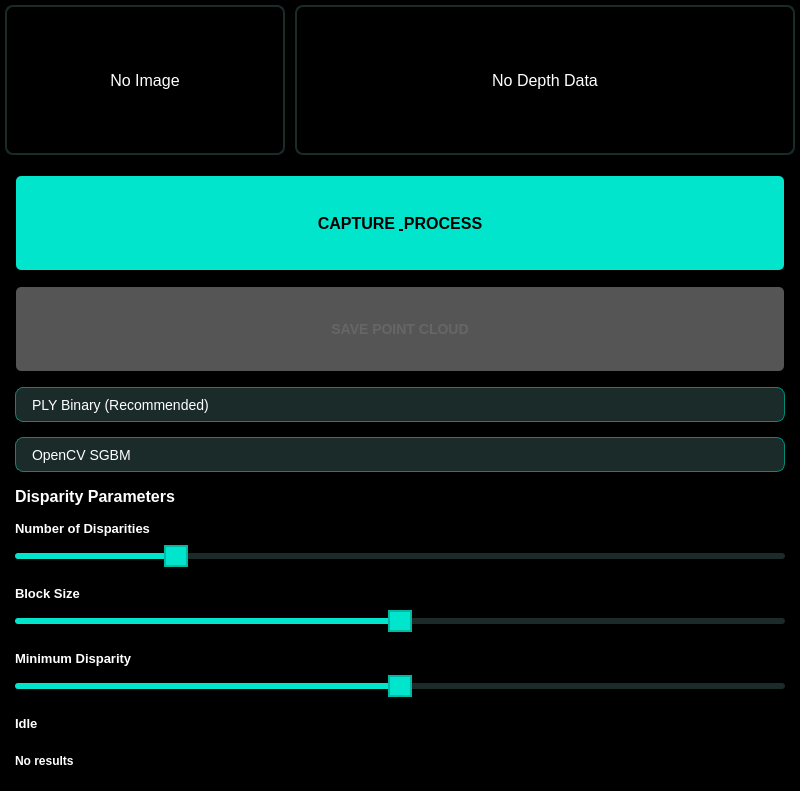
<?xml version="1.0" encoding="UTF-8"?>
<ui version="4.0">
 <class>DepthTestWidget</class>
 <widget class="QWidget" name="DepthTestWidget">
  <property name="geometry">
   <rect>
    <x>0</x>
    <y>0</y>
    <width>800</width>
    <height>400</height>
   </rect>
  </property>
  <property name="windowTitle">
   <string>Depth Test</string>
  </property>
  <property name="styleSheet">
   <string notr="true">/* Supernova-tech Design System */
QWidget#DepthTestWidget {
    background-color: #000000;
    color: #FFFFFF;
    font-family: "Inter", sans-serif;
}

/* Supernova-tech Sliders */
QSlider::groove:horizontal {
    background: #1A2B2A;
    height: 6px;
    border-radius: 3px;
}

QSlider::handle:horizontal {
    background: #00E5CC;
    border: 2px solid #00B8A3;
    width: 20px;
    height: 20px;
    border-radius: 12px;
    margin: -8px 0;
}

QSlider::handle:horizontal:hover {
    background: #00B8A3;
    border: 2px solid #00E5CC;
}

QSlider::handle:horizontal:pressed {
    background: #008B7A;
}

QSlider::sub-page:horizontal {
    background: #00E5CC;
    border-radius: 3px;
}

/* Supernova-tech ComboBox */
QComboBox {
    background: #1A2B2A;
    color: #FFFFFF;
    border: 1px solid #008B7A;
    border-radius: 8px;
    padding: 8px 16px;
    font-size: 14px;
    font-weight: 400;
}

QComboBox:hover {
    border: 2px solid #00E5CC;
    background: #1A2B2A;
}

QComboBox::drop-down {
    border: none;
    width: 30px;
}

QComboBox::down-arrow {
    image: none;
    border-left: 5px solid transparent;
    border-right: 5px solid transparent;
    border-top: 5px solid #00E5CC;
    margin-right: 5px;
}

QComboBox QAbstractItemView {
    background: #1A2B2A;
    color: #FFFFFF;
    border: 2px solid #008B7A;
    selection-background-color: #00E5CC;
    selection-color: #000000;
}</string>
  </property>
  <layout class="QVBoxLayout" name="main_layout">
   <property name="spacing">
    <number>10</number>
   </property>
   <property name="leftMargin">
    <number>5</number>
   </property>
   <property name="topMargin">
    <number>5</number>
   </property>
   <property name="rightMargin">
    <number>5</number>
   </property>
   <property name="bottomMargin">
    <number>5</number>
   </property>
   <item>
    <layout class="QHBoxLayout" name="content_layout">
     <property name="spacing">
      <number>15</number>
     </property>
     <item>
      <layout class="QVBoxLayout" name="visualization_layout">
       <property name="spacing">
        <number>10</number>
       </property>
       <item>
        <layout class="QHBoxLayout" name="images_layout">
         <property name="spacing">
          <number>10</number>
         </property>
         <item>
          <layout class="QVBoxLayout" name="left_image_layout">
           <item>
            <widget class="QLabel" name="left_image_label">
             <property name="minimumSize">
              <size>
               <width>250</width>
               <height>150</height>
              </size>
             </property>
             <property name="font">
              <font>
               <pointsize>12</pointsize>
              </font>
             </property>
             <property name="styleSheet">
              <string notr="true">/* Supernova-tech Camera Preview */
background: #000000;
border: 2px solid #1A2B2A;
border-radius: 8px;
color: #FFFFFF;</string>
             </property>
             <property name="text">
              <string>No Image</string>
             </property>
             <property name="alignment">
              <set>Qt::AlignmentFlag::AlignCenter</set>
             </property>
            </widget>
           </item>
          </layout>
         </item>
         <item>
          <layout class="QVBoxLayout" name="right_image_layout">
           <item>
            <widget class="QLabel" name="depth_image_label">
             <property name="minimumSize">
              <size>
               <width>500</width>
               <height>150</height>
              </size>
             </property>
             <property name="font">
              <font>
               <pointsize>12</pointsize>
              </font>
             </property>
             <property name="styleSheet">
              <string notr="true">/* Supernova-tech Depth Display */
background: #000000;
border: 2px solid #1A2B2A;
border-radius: 8px;
color: #FFFFFF;</string>
             </property>
             <property name="text">
              <string>No Depth Data</string>
             </property>
             <property name="alignment">
              <set>Qt::AlignmentFlag::AlignCenter</set>
             </property>
            </widget>
           </item>
          </layout>
         </item>
        </layout>
       </item>
       <item>
        <layout class="QVBoxLayout" name="depth_layout">
         <item>
          <layout class="QVBoxLayout" name="controls_layout">
           <property name="spacing">
            <number>15</number>
           </property>
           <property name="leftMargin">
            <number>10</number>
           </property>
           <property name="topMargin">
            <number>10</number>
           </property>
           <property name="rightMargin">
            <number>10</number>
           </property>
           <property name="bottomMargin">
            <number>10</number>
           </property>
           <item>
            <widget class="QPushButton" name="capture_button">
             <property name="minimumSize">
              <size>
               <width>0</width>
               <height>50</height>
              </size>
             </property>
             <property name="font">
              <font>
               <pointsize>12</pointsize>
               <weight>87</weight>
              </font>
             </property>
             <property name="styleSheet">
              <string notr="true">/* Supernova-tech Primary Button */
QPushButton#capture_button {
    background: #00E5CC;
    color: #000000;
    border: 2px solid transparent;
    border-radius: 6px;
    padding: 16px 24px;
    min-height: 60px;
    font-weight: 500;
    font-size: 16px;
    font-family: "Inter", sans-serif;
}

QPushButton#capture_button:hover {
    background: #00FFE6;
    border: 2px solid #00E5CC;
}

QPushButton#capture_button:pressed {
    background: #00B8A3;
}

QPushButton#capture_button:disabled {
    background: #555555;
    color: #666666;
    border: 2px solid transparent;
}</string>
             </property>
             <property name="text">
              <string>CAPTURE &amp; PROCESS</string>
             </property>
            </widget>
           </item>
           <item>
            <widget class="QPushButton" name="save_pointcloud_button">
             <property name="minimumSize">
              <size>
               <width>0</width>
               <height>50</height>
              </size>
             </property>
             <property name="font">
              <font>
               <pointsize>12</pointsize>
               <weight>87</weight>
              </font>
             </property>
             <property name="styleSheet">
              <string notr="true">/* Supernova-tech Success Button */
QPushButton#save_pointcloud_button {
    background: #00FF88;
    color: #000000;
    border: 2px solid transparent;
    border-radius: 6px;
    padding: 16px 24px;
    min-height: 50px;
    font-weight: 500;
    font-size: 14px;
    font-family: "Inter", sans-serif;
}

QPushButton#save_pointcloud_button:hover {
    background: #33FFAA;
    border: 2px solid #00FF88;
}

QPushButton#save_pointcloud_button:pressed {
    background: #00CC66;
}

QPushButton#save_pointcloud_button:disabled {
    background: #555555;
    color: #666666;
    border: 2px solid transparent;
}</string>
             </property>
             <property name="text">
              <string>SAVE POINT CLOUD</string>
             </property>
             <property name="enabled">
              <bool>false</bool>
             </property>
            </widget>
           </item>
           <item>
            <widget class="QComboBox" name="export_format_combo">
             <property name="minimumSize">
              <size>
               <width>0</width>
               <height>35</height>
              </size>
             </property>
             <property name="font">
              <font>
               <pointsize>11</pointsize>
              </font>
             </property>
             <property name="styleSheet">
              <string notr="true">/* Custom style handled by parent widget */


</string>
             </property>
             <property name="enabled">
              <bool>false</bool>
             </property>
             <item>
              <property name="text">
               <string>PLY Binary (Recommended)</string>
              </property>
             </item>
             <item>
              <property name="text">
               <string>PLY ASCII</string>
              </property>
             </item>
             <item>
              <property name="text">
               <string>PCD Binary</string>
              </property>
             </item>
             <item>
              <property name="text">
               <string>PCD ASCII</string>
              </property>
             </item>
             <item>
              <property name="text">
               <string>OBJ (Mesh)</string>
              </property>
             </item>
             <item>
              <property name="text">
               <string>XYZ (Points Only)</string>
              </property>
             </item>
            </widget>
           </item>
           <item>
            <widget class="QComboBox" name="algorithm_combo">
             <property name="minimumSize">
              <size>
               <width>0</width>
               <height>35</height>
              </size>
             </property>
             <property name="font">
              <font>
               <pointsize>11</pointsize>
              </font>
             </property>
             <property name="styleSheet">
              <string notr="true">/* Custom style handled by parent widget */


</string>
             </property>
             <item>
              <property name="text">
               <string>OpenCV SGBM</string>
              </property>
             </item>
             <item>
              <property name="text">
               <string>BoofCV Dense Block Matching (Fast)</string>
              </property>
             </item>
             <item>
              <property name="text">
               <string>BoofCV Dense Semi-Global Matching</string>
              </property>
             </item>
             <item>
              <property name="text">
               <string>BoofCV Sub-pixel Block Matching</string>
              </property>
             </item>
             <item>
              <property name="text">
               <string>BoofCV Sub-pixel SGM (Highest Precision)</string>
              </property>
             </item>
            </widget>
           </item>
           <item>
            <widget class="QLabel" name="parameters_label">
             <property name="font">
              <font>
               <pointsize>12</pointsize>
               <bold>true</bold>
              </font>
             </property>
             <property name="styleSheet">
              <string notr="true">color: #FFFFFF; font-family: "Inter", sans-serif; font-weight: 700;</string>
             </property>
             <property name="text">
              <string>Disparity Parameters</string>
             </property>
            </widget>
           </item>
           <item>
            <layout class="QVBoxLayout" name="num_disparities_layout">
             <property name="spacing">
              <number>5</number>
             </property>
             <property name="leftMargin">
              <number>0</number>
             </property>
             <property name="topMargin">
              <number>0</number>
             </property>
             <property name="rightMargin">
              <number>0</number>
             </property>
             <property name="bottomMargin">
              <number>0</number>
             </property>
             <item>
              <widget class="QLabel" name="num_disparities_label">
               <property name="font">
                <font>
                 <pointsize>10</pointsize>
                </font>
               </property>
               <property name="styleSheet">
                <string notr="true">color: #FFFFFF; font-family: "Inter", sans-serif; font-weight: 700;</string>
               </property>
               <property name="text">
                <string>Number of Disparities</string>
               </property>
              </widget>
             </item>
             <item>
              <widget class="QSlider" name="num_disparities_slider">
               <property name="minimumSize">
                <size>
                 <width>0</width>
                 <height>30</height>
                </size>
               </property>
               <property name="minimum">
                <number>16</number>
               </property>
               <property name="maximum">
                <number>256</number>
               </property>
               <property name="singleStep">
                <number>16</number>
               </property>
               <property name="value">
                <number>64</number>
               </property>
               <property name="orientation">
                <enum>Qt::Orientation::Horizontal</enum>
               </property>
              </widget>
             </item>
            </layout>
           </item>
           <item>
            <layout class="QVBoxLayout" name="block_size_layout">
             <property name="spacing">
              <number>5</number>
             </property>
             <property name="leftMargin">
              <number>0</number>
             </property>
             <property name="topMargin">
              <number>0</number>
             </property>
             <property name="rightMargin">
              <number>0</number>
             </property>
             <property name="bottomMargin">
              <number>0</number>
             </property>
             <item>
              <widget class="QLabel" name="block_size_label">
               <property name="font">
                <font>
                 <pointsize>10</pointsize>
                </font>
               </property>
               <property name="styleSheet">
                <string notr="true">color: #FFFFFF; font-family: "Inter", sans-serif; font-weight: 700;</string>
               </property>
               <property name="text">
                <string>Block Size</string>
               </property>
              </widget>
             </item>
             <item>
              <widget class="QSlider" name="block_size_slider">
               <property name="minimumSize">
                <size>
                 <width>0</width>
                 <height>30</height>
                </size>
               </property>
               <property name="minimum">
                <number>5</number>
               </property>
               <property name="maximum">
                <number>25</number>
               </property>
               <property name="singleStep">
                <number>2</number>
               </property>
               <property name="value">
                <number>15</number>
               </property>
               <property name="orientation">
                <enum>Qt::Orientation::Horizontal</enum>
               </property>
              </widget>
             </item>
            </layout>
           </item>
           <item>
            <layout class="QVBoxLayout" name="min_disparity_layout">
             <property name="spacing">
              <number>5</number>
             </property>
             <property name="leftMargin">
              <number>0</number>
             </property>
             <property name="topMargin">
              <number>0</number>
             </property>
             <property name="rightMargin">
              <number>0</number>
             </property>
             <property name="bottomMargin">
              <number>0</number>
             </property>
             <item>
              <widget class="QLabel" name="min_disparity_label">
               <property name="font">
                <font>
                 <pointsize>10</pointsize>
                </font>
               </property>
               <property name="styleSheet">
                <string notr="true">color: #FFFFFF; font-family: "Inter", sans-serif; font-weight: 700;</string>
               </property>
               <property name="text">
                <string>Minimum Disparity</string>
               </property>
              </widget>
             </item>
             <item>
              <widget class="QSlider" name="min_disparity_slider">
               <property name="minimumSize">
                <size>
                 <width>0</width>
                 <height>30</height>
                </size>
               </property>
               <property name="maximumSize">
                <size>
                 <width>16777215</width>
                 <height>30</height>
                </size>
               </property>
               <property name="minimum">
                <number>-32</number>
               </property>
               <property name="maximum">
                <number>32</number>
               </property>
               <property name="value">
                <number>0</number>
               </property>
               <property name="orientation">
                <enum>Qt::Orientation::Horizontal</enum>
               </property>
              </widget>
             </item>
            </layout>
           </item>
           <item>
            <widget class="QLabel" name="processing_status">
             <property name="font">
              <font>
               <pointsize>10</pointsize>
               <bold>true</bold>
              </font>
             </property>
             <property name="styleSheet">
              <string notr="true">color: #FFFFFF;
font-weight: 700;
font-family: "Inter", sans-serif;</string>
             </property>
             <property name="text">
              <string>Idle</string>
             </property>
             <property name="wordWrap">
              <bool>true</bool>
             </property>
            </widget>
           </item>
           <item>
            <widget class="QLabel" name="result_stats">
             <property name="minimumSize">
              <size>
               <width>0</width>
               <height>30</height>
              </size>
             </property>
             <property name="font">
              <font>
               <pointsize>9</pointsize>
              </font>
             </property>
             <property name="styleSheet">
              <string notr="true">color: #FFFFFF; font-family: "Inter", sans-serif; font-weight: 700;</string>
             </property>
             <property name="text">
              <string>No results</string>
             </property>
             <property name="wordWrap">
              <bool>true</bool>
             </property>
            </widget>
           </item>
           <item>
            <spacer name="controls_spacer">
             <property name="orientation">
              <enum>Qt::Orientation::Vertical</enum>
             </property>
             <property name="sizeHint" stdset="0">
              <size>
               <width>20</width>
               <height>40</height>
              </size>
             </property>
            </spacer>
           </item>
          </layout>
         </item>
        </layout>
       </item>
      </layout>
     </item>
    </layout>
   </item>
  </layout>
 </widget>
 <resources/>
 <connections/>
</ui>
